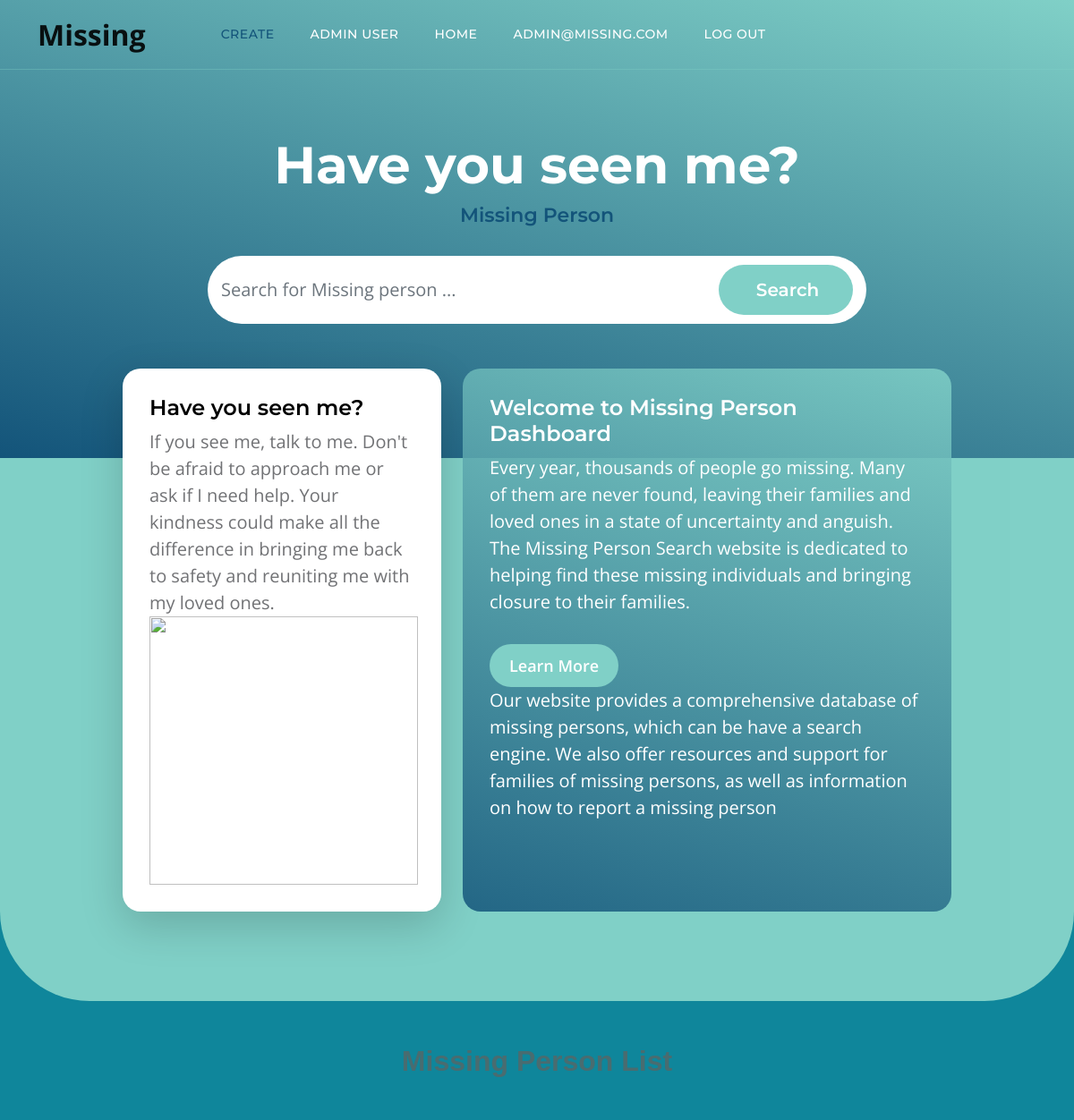
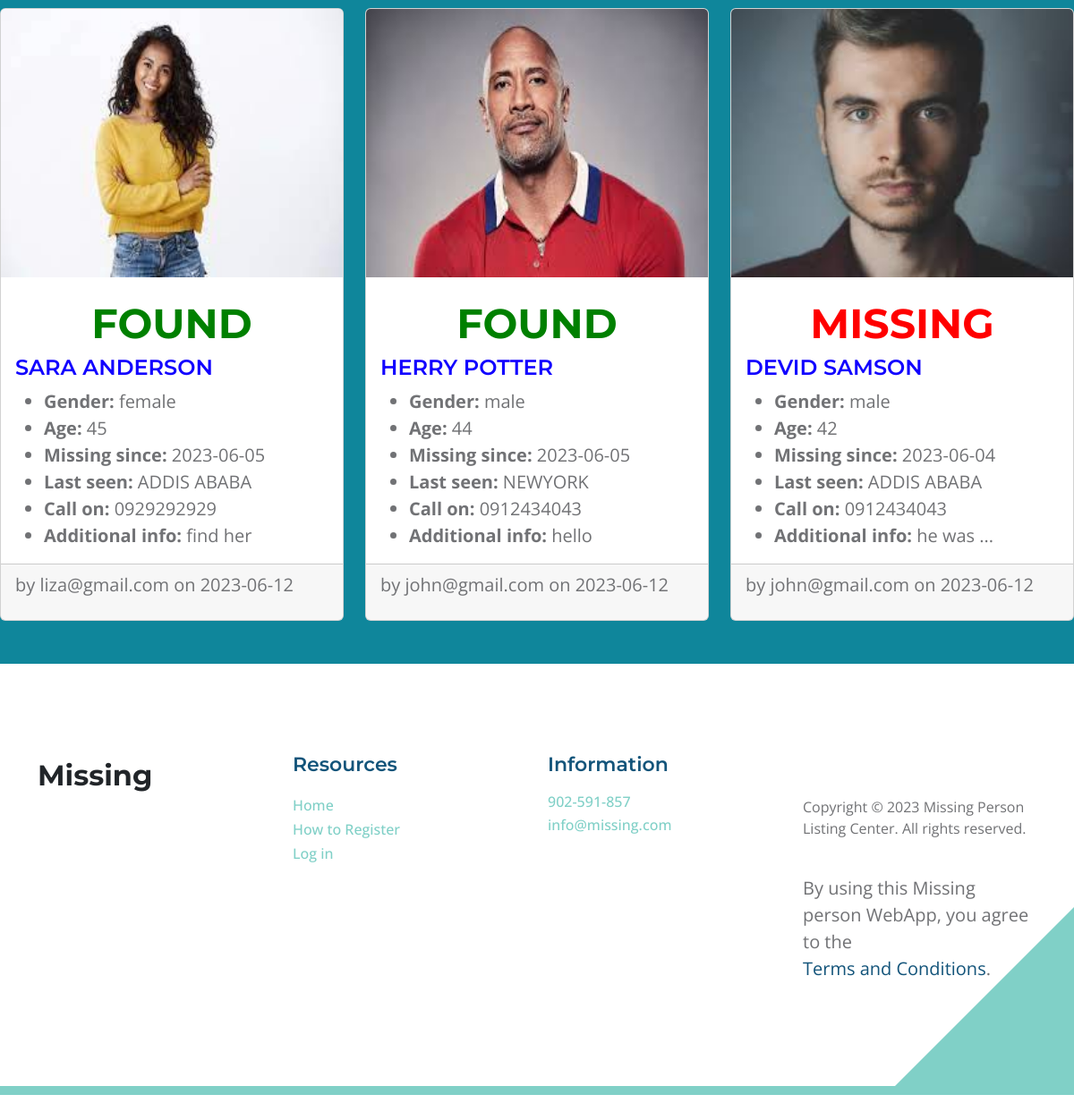
Screenshot of / (signed in) with the database file from the repository (2 pictures, top to bottom).
### tables this page shows
CREATE TABLE user (
  id INTEGER PRIMARY KEY AUTOINCREMENT,
  finder_name TEXT NOT NULL,
  phone TEXT NOT NULL,
  finder_location TEXT NOT NULL,
  email TEXT UNIQUE NOT NULL,
  password TEXT NOT NULL,
  role_id INTEGER NOT NULL,
  FOREIGN KEY (role_id) REFERENCES role (id)
);

CREATE TABLE post (
  id INTEGER PRIMARY KEY AUTOINCREMENT,
  finder_id INTEGER NOT NULL,
  created TIMESTAMP NOT NULL DEFAULT CURRENT_TIMESTAMP,
  missed_name TEXT NOT NULL,
  since TEXT NOT NULL,
  missing_from TEXT NOT NULL,
  gender TEXT NOT NULL,
  age TEXT NOT NULL,
  call_on TEXT NOT NULL,
  additional_info TEXT NOT NULL,
  photo_url TEXT NOT NULL,
  status TEXT NOT NULL DEFAULT 'active',
  FOREIGN KEY (finder_id) REFERENCES user (id)
);

### missing/blog.py (the view)
@bp.route('/')
def index():
    db = get_db()
    posts = db.execute(
        'SELECT p.id, missed_name, since, missing_from, gender, age, call_on, additional_info, photo_url, status, created,  finder_id, email'
        ' FROM post p JOIN user u ON p.finder_id = u.id'
        ' ORDER BY created DESC'
    ).fetchall()
    return render_template('blog/index.html', posts=posts)

### missing/auth.py (called while the page is built)
@bp.before_app_request
def load_logged_in_user():
    user_id = session.get('user_id')
    if user_id is None:
        g.user = None
    else:
        db = get_db()
        g.user = db.execute(
            'SELECT * FROM user WHERE id = ?', (user_id,)
        ).fetchone()

### missing/db.py (called while the page is built)
def get_db():
    if 'db' not in g:
        g.db = sqlite3.connect(
            current_app.config['DATABASE'],
            detect_types=sqlite3.PARSE_DECLTYPES
        )
        g.db.row_factory = sqlite3.Row
    return g.db

### missing/templates/blog/index.html (shortened to what this page needs)
{% extends 'base.html' %}
{% block nav %}
    {% if g.user %}
        <li class="nav-item">
          <a class="nav-link" href="{{ url_for('blog.create') }}">Create</a>
        </li>
    {% endif %}
    {% if g.user['role_id'] == 1 %}
    <li class="nav-item">
      <a class="nav-link" href="{{ url_for('admin.dashboard') }}">Admin User</a>
    </li>
    {% endif %}
{% endblock %}
{% block content %}
  <section class="hero-section d-flex justify-content-center align-items-center" id="section_1">
    <div class="container">
        <div class="row">
            <div class="col-lg-8 col-12 mx-auto">
                <h1 class="text-white text-center">Have you seen me?</h1>
                <h6 class="text-center">Missing Person</h6>
                <form method="POST" class="custom-form mt-4 pt-2 mb-lg-0 mb-5" action="{{ url_for('blog.search') }}" role="search">
                    <div class="input-group input-group-lg">
                        <input name="query" type="search" class="form-control" id="keyword" placeholder="Search for Missing person ..." aria-label="Search">
                        <button type="submit" class="form-control">Search</button>
                    </div>
                </form>
            </div>
        </div>
    </div>
</section>
<section class="featured-section">
  <div class="container">
      <div class="row justify-content-center">
          <div class="col-lg-4 col-12 mb-4 mb-lg-0">
              <div class="custom-block bg-white shadow-lg">
                      <div class="d-flex">
                          <div>
                              <h5 class="mb-2">Have you seen me?</h5>
                              <p class="mb-0">If you see me, talk to me. Don't be afraid to approach me or ask if I need help. Your kindness could make all the difference in bringing me back to safety and reuniting me with my loved ones.</p>
                          </div>
                      </div>
                      <img src="https://c8.alamy.com/comp/HRHH2G/have-you-seen-me-ad-of-missing-girl-missing-children-missing-child-HRHH2G.jpg"custom-block-image img-fluid" alt="">
              </div>
          </div>
          <div class="col-lg-6 col-12">
              <div class="custom-block custom-block-overlay">
                  <div class="d-flex flex-column h-100">
                      <div class="custom-block-overlay-text d-flex">
                          <div>
                              <h5 class="text-white mb-2">Welcome to Missing Person Dashboard</h5>
                              <p class="text-white">Every year, thousands of people go missing. Many of them are never found, leaving their families and loved ones in a state of uncertainty and anguish. The Missing Person Search website is dedicated to helping find these missing individuals and bringing closure to their families.</p>
                              <a href="topics-detail.html" class="btn custom-btn mt-2 mt-lg-3">Learn More</a>
                              <p class="text-white">Our website provides a comprehensive database of missing persons, which can be have a search engine. We also offer resources and support for families of missing persons, as well as information on how to report a missing person</p>
                          </div>
                      </div>
                      <div class="section-overlay"></div>
                  </div>
              </div>
          </div>
      </div>
  </div>
</section class="hero-section d-flex justify-content-center align-items-center" id="section_1"><br><br>
<div> <h3 style="text-align: center; font-family: Verdana, Geneva, Tahoma, sans-serif; color: rgb(73, 108, 112);">Missing Person List</h3></div><br><br>
    <div class="row row-cols-1 row-cols-md-2 row-cols-lg-3 g-4">
    {% for post in posts %}
    <div class="col">
      <div class="card h-100">
        {% if post['photo_url'] %}
        <img src="{{ url_for('static', filename='uploads/' + post['photo_url']) }}" class="card-img-top" alt="{{ post['missed_name'] }} photo">
        {% endif %}
        <div class="card-body">
          <h1 class="card-title">
            {% if post['status'] == 'active' %}
            <h2 style="color: red; text-align: center">MISSING</h2>
            {% elif  post['status'] == 'resolved' %}
            <h2 style="color: green; text-align: center">FOUND</h2>
            {% endif %}
            </h1>
          <h5 class="card-title" style="color: rgb(17, 0, 255);">
            {{ post['missed_name'] }}
          </h5>
          <ul class="card-text">
            <li><strong>Gender:</strong> {{ post['gender'] }}</li>
            <li><strong>Age:</strong> {{ post['age'] }}</li>
            <li><strong>Missing since:</strong> {{ post['since'] }}</li>
            <li><strong>Last seen:</strong> {{ post['missing_from'] }}</li>
            <li><strong>Call on:</strong> {{ post['call_on'] }}</li>
            <li><strong>Additional info:</strong> {{ post['additional_info']}}</li>
          </ul>
        </div>
        <div class="card-footer">
          <small class="text-muted"> <p class="about">by {{ post['email'] }} on {{ post['created'].strftime('%Y-%m-%d') }}</p></small>
        </div>
      </div>
    </div>
    {% endfor %}
  </div>
  <br><br>
{% endblock %}

### missing/templates/base.html (shortened to what this page needs)
<!doctype html>
<html lang="en">
    <head>
        <link href="{{ url_for('static', filename='css/style.css') }}" rel="stylesheet">
        <link href="{{ url_for('static', filename='css/bootstrap.min.css') }}" rel="stylesheet">
        <link href="{{ url_for('static', filename='css/bootstrap-icons.css') }}"  rel="stylesheet">
        <link href="{{ url_for('static', filename='css/templatemo-topic-listing.css') }}" rel="stylesheet">
    </head>
    <body id="top">
      <main>
          <nav class="navbar navbar-expand-lg">
              <div class="container">
                <a class="navbar-brand" href="{{ url_for('index') }}">Missing</a>
                  <div class="collapse navbar-collapse" id="navbarNav">
                      <ul class="navbar-nav ms-lg-5 me-lg-auto">
                        {% block nav %}{% endblock %}
                        {% if g.user %}
                          <li class="nav-item">
                              <a class="nav-link click-scroll" href="{{ url_for('index') }}">Home</a>
                          </li>
                          <li class="nav-item">
                              <a class="nav-link click-scroll">{{ g.user['email'] }}</a>
                          </li>
                          <li class="nav-item">
                              <a class="nav-link click-scroll" href="{{ url_for('auth.logout') }}">Log Out</a>
                          </li>
                          {% endif %}
                      </ul>
                  </div>
              </div>
          </nav>
            <section class="content" style="background-color: #0f869b;">
                {% block content %}{% endblock %}
            </section>
  <footer class="site-footer section-padding">
    <div class="container">
        <div class="row">
            <div class="col-lg-3 col-12 mb-4 pb-2">
                <a class="navbar-brand mb-2" href="{{ url_for('index') }}">
                    <span>Missing</span>
                </a>
            </div>
            <div class="col-lg-3 col-md-4 col-6">
                <h6 class="site-footer-title mb-3">Resources</h6>
                <ul class="site-footer-links">
                    <li class="site-footer-link-item">
                        <a href="#" class="site-footer-link">Home</a>
                    </li>
                    <li class="site-footer-link-item">
                        <a href="#" class="site-footer-link">How to Register</a>
                    </li>
                    <li class="site-footer-link-item">
                        <a href="#" class="site-footer-link">Log in</a>
                    </li>
                </ul>
            </div>
            <div class="col-lg-3 col-md-4 col-6 mb-4 mb-lg-0">
                <h6 class="site-footer-title mb-3">Information</h6>
                <p class="text-white d-flex mb-1">
                    <a href="tel: 305-240-9671" class="site-footer-link">
                        902-591-857
                    </a>
                </p>
                <p class="text-white d-flex">
                    <a href="mailto:info@company.com" class="site-footer-link">
                        info@missing.com
                    </a>
                </p>
            </div>
            <div class="col-lg-3 col-md-4 col-12 mt-4 mt-lg-0 ms-auto">
                <p class="copyright-text mt-lg-5 mt-4">Copyright © 2023 Missing Person Listing Center. All rights reserved.
                <br><br><p>By using this Missing person WebApp, you agree to the <a href="{{ url_for('blog.terms_and_conditions') }}">Terms and Conditions</a>.</p>
            </div>
        </div>
    </div>
</main>
<br>
<br>
</body>
</html>

### missing/static/css/style.css (style rules this page uses)
img { width: 300px; height: 300px; }

### rows the page displays
user: user.email "ADMIN@MISSING.COM"
post: photo_url (picture), status "FOUND", missed_name "SARA ANDERSON", gender "female", age "45", since "2023-06-05", missing_from "ADDIS ABABA", call_on "0929292929", additional_info "find her", email "liza@gmail.com", created "2023-06-12"
post: photo_url (picture), status "FOUND", missed_name "HERRY POTTER", gender "male", age "44", since "2023-06-05", missing_from "NEWYORK", call_on "0912434043", additional_info "hello", email "john@gmail.com", created "2023-06-12"
post: photo_url (picture), status "MISSING", missed_name "DEVID SAMSON", gender "male", age "42", since "2023-06-04", missing_from "ADDIS ABABA", call_on "0912434043", additional_info "he was ...", email "john@gmail.com", created "2023-06-12"
